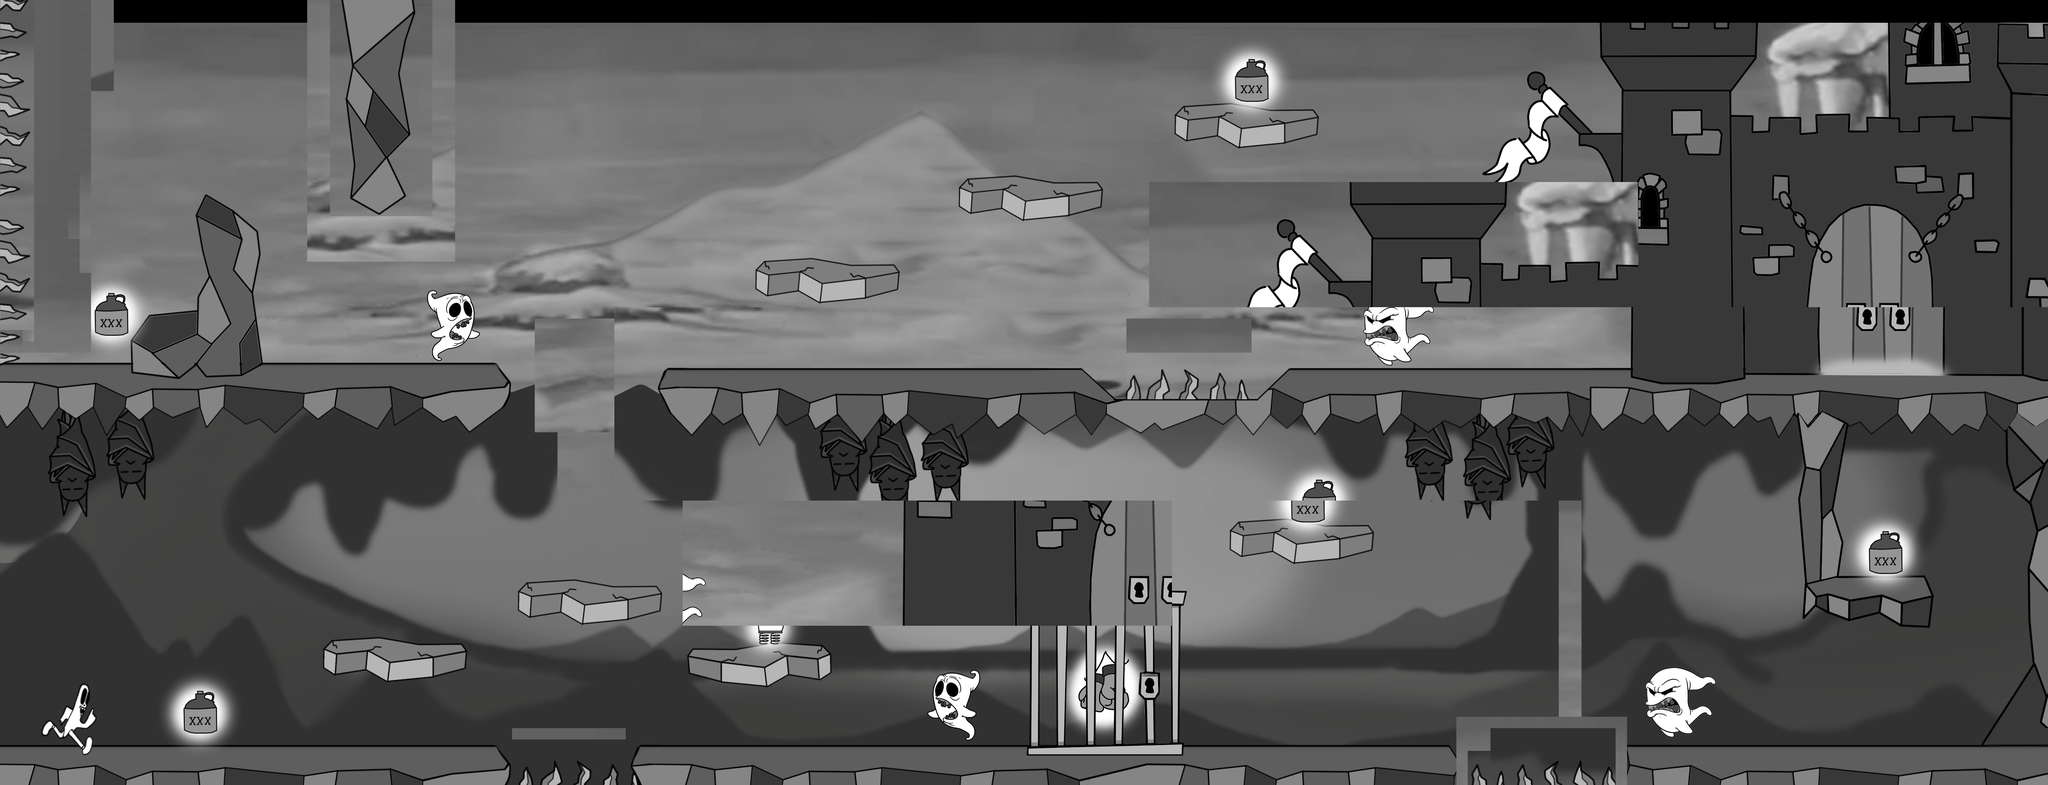

Tiled map render using the project's own tile images. Description and the map definition, with tile-layer contents summarised, below:
An orthogonal 180x69 tile map with 32x32 px tiles, 2 tile layers (Calque 1, Piques) and 1 object (Spawn Point).

<map version="1.4" tiledversion="1.4.2" orientation="orthogonal" renderorder="right-down" width="180" height="69" tilewidth="32" tileheight="32" infinite="0" nextlayerid="4" nextobjectid="2">
 <editorsettings>
  <export target="blackice.json" format="json" />
 </editorsettings>
 <tileset firstgid="1" name="plan large" tilewidth="32" tileheight="32" tilecount="12060" columns="180">
  <image source="plan large.png" width="5760" height="2160" />
 </tileset>
 <layer id="1" name="Calque 1" width="180" height="69">
  <data>[12420 cells, 12106 non-empty, 10660 distinct tile ids]</data>
 </layer>
 <layer id="2" name="Piques" width="180" height="69">
  <data>[12420 cells, 252 non-empty, 242 distinct tile ids]</data>
 </layer>
 <objectgroup id="3" name="Objects">
  <object id="1" name="Spawn Point" x="132" y="2024">
   <point />
  </object>
 </objectgroup>
</map>